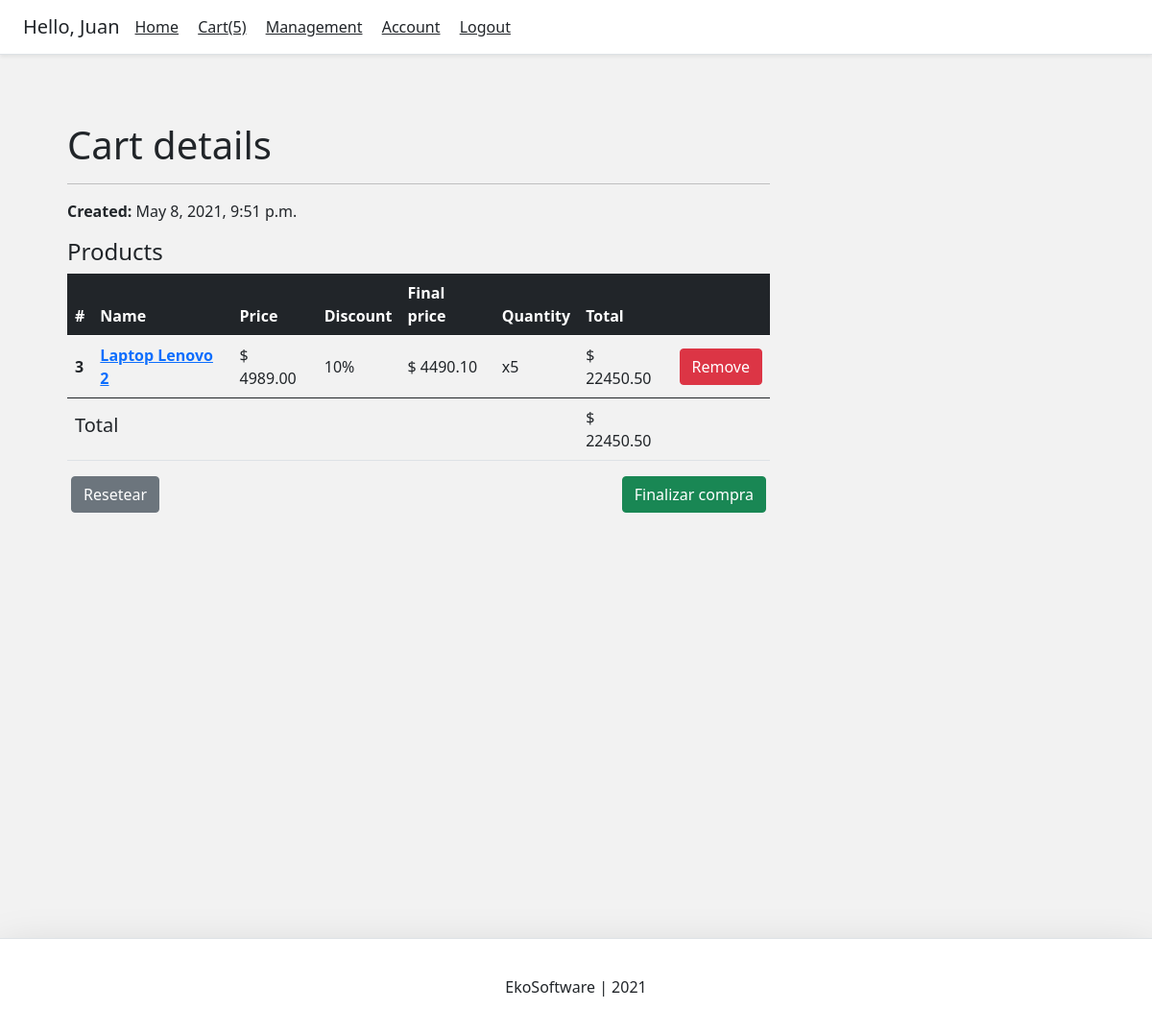
The app's page /carts/1/ (signed in), older data.
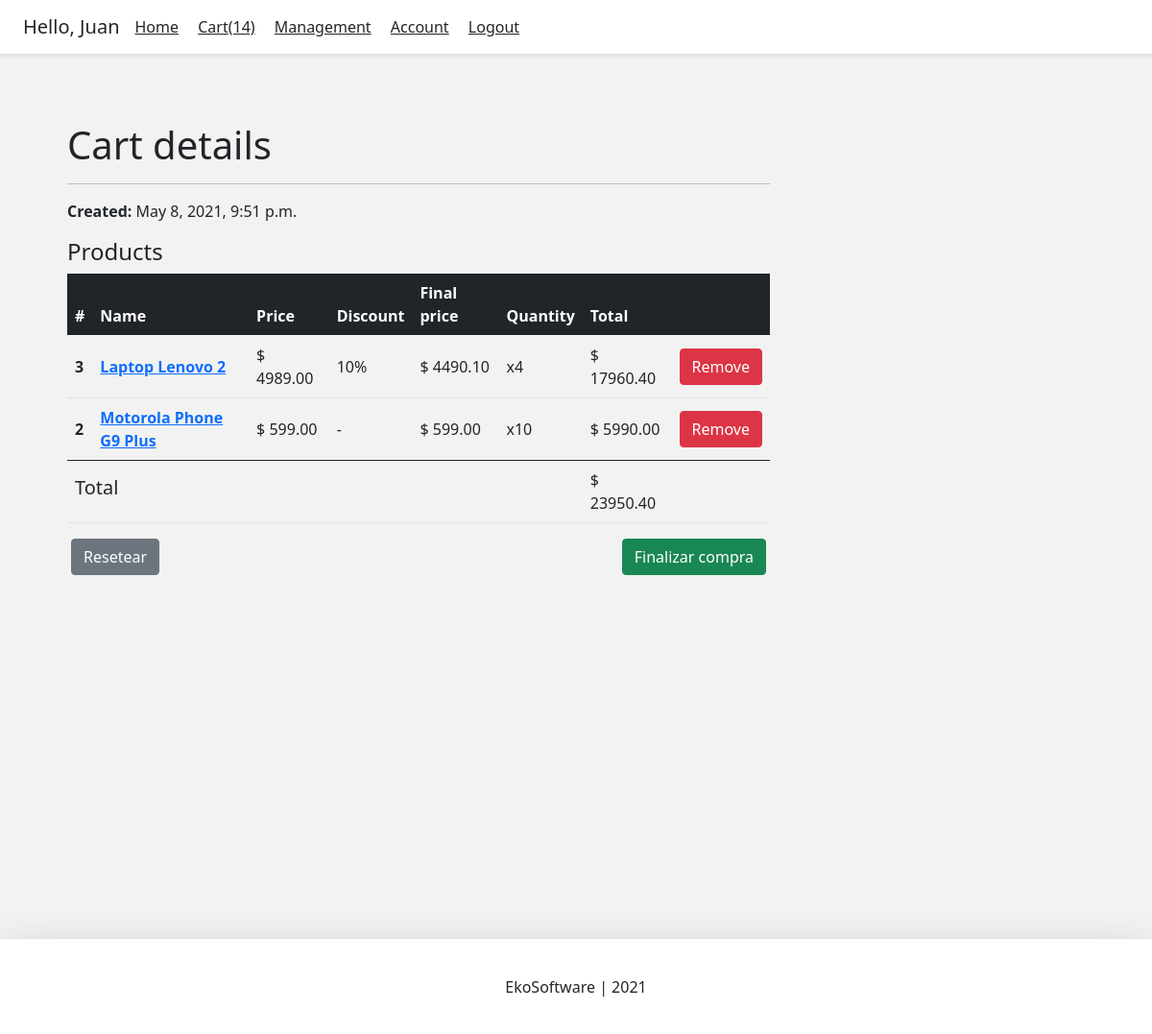
The same page, newer data.
### account/models.py (models this page shows, shortened)
class Account(AbstractBaseUser):
    email = models.EmailField(verbose_name="email", max_length=60, unique=True)
    username = models.CharField(
        verbose_name="username", max_length=30, unique=True)
    date_joined = models.DateTimeField(
        verbose_name="date joined", auto_now_add=True)
    last_login = models.DateTimeField(verbose_name="last login", auto_now=True)
    is_admin = models.BooleanField(default=False)
    is_active = models.BooleanField(default=True)
    is_staff = models.BooleanField(default=False)
    is_superuser = models.BooleanField(default=False)
    is_manager = models.BooleanField(default=False)
    first_name = models.CharField(max_length=80)
    last_name = models.CharField(max_length=80)
    USERNAME_FIELD = 'email'
    REQUIRED_FIELDS = ['username']
    objects = MyAccountManager()

### carts/models.py (models this page shows, shortened)
class Cart(models.Model):
    account = models.ForeignKey(
        settings.AUTH_USER_MODEL,
        on_delete=models.CASCADE,
        related_name='+',
        default=None
    )
    customer = models.ForeignKey(
        Customer,
        on_delete=models.CASCADE,
        default=None
    )
    products = models.ManyToManyField(Product, through='CartItem')
    done = models.BooleanField(default=False)
    date_created = models.DateTimeField(
        verbose_name="creation date",
        auto_now_add=True
    )
    class Meta:
        verbose_name = "Cart"
        verbose_name_plural = "Carts"
    def get_absolute_url(self):
        return reverse("carts:cart-detail", kwargs={"id": self.id})

class CartItem(models.Model):
    cart = models.ForeignKey(Cart, on_delete=models.SET_DEFAULT, default=None)
    product = models.ForeignKey(
        Product,
        on_delete=models.SET_DEFAULT,
        default=None
    )
    quantity = models.IntegerField()
    class Meta:
        verbose_name = "Item"
        verbose_name_plural = "Items"

### product/models.py (models this page shows, shortened)
class Product(models.Model):
    name = models.CharField(max_length=120)
    manufacturer = models.CharField(max_length=80)
    category = models.CharField(max_length=40, choices=categories)
    model = models.CharField(max_length=80, null=True)
    price = models.DecimalField(max_digits=100, decimal_places=2)
    specifications = models.TextField(blank=True, null=True)
    stock = models.IntegerField()
    discount = models.IntegerField(null=True)
    date_updated = models.DateTimeField(
        auto_now=True,
        verbose_name="date updated"
    )
    last_editor = models.ForeignKey(
        settings.AUTH_USER_MODEL,
        on_delete=models.PROTECT
    )
    slug = models.SlugField(blank=True, unique=True)
    class Meta:
        verbose_name = "Product"
        verbose_name_plural = "Products"
    def get_total_price(self):
        discount = self.discount if self.discount else 0
        discount_amount = self.price * discount / 100
        stringified = str(Decimal(self.price) - Decimal(discount_amount))
        end_index = stringified.index(".")+3
        return stringified[:end_index] if "." in stringified else stringified

### carts/views.py (the view)
# urls.py: path('<int:id>/', get_cart_detail_view, name='cart-detail'),
def get_cart_detail_view(request, id, p_id=None):
    template_name = 'carts/cart_detail.html'
    context = {}
    obj = get_object_or_404(Cart, id=id)
    if p_id:
        product = get_object_or_404(Product, id=p_id)
        obj.products.remove(product)
    items = []
    for product in obj.products.all():
        cart_item = CartItem.objects.get(product=product, cart=obj)
        item = {
            'cart_item': cart_item,
            'total': get_final_price(
                product.price, cart_item.quantity, product.discount
            )
        }
        items.append(item)
    context['object'] = obj
    context['items'] = items
    total_amount = str(sum([Decimal(item['total']) for item in items]))
    if "." in total_amount:
        total_amount = total_amount[:total_amount.index(".") + 3]
    context['total_amount'] = total_amount
    return render(request, template_name, context)

### carts/views.py (called while the page is built)
def get_final_price(original_price, quantity, discount=0.0):
    price = original_price
    if discount > 0.0:
        discount_amount = Decimal(original_price) * Decimal(discount) / 100
        price -= discount_amount
    result = str(price*quantity)
    return result[:result.index(".")+3] if "." in result else result

### mysite/context_processors.py (called while the page is built)
def cart_processor(request):
    if request.user.is_authenticated:
        cart = Cart.objects.get(account=request.user)
        no_products = 0
        for product in cart.products.all():
            products_in_cart = CartItem.objects.get(
                cart=cart,
                product=product
            ).quantity
            no_products += products_in_cart
        str_no_products = f'({no_products})'
    return {
        'cart_items': str_no_products,
        'cart_url': cart.get_absolute_url()
    }

### carts/templates/carts/cart_detail.html (shortened to what this page needs)
{% extends 'base.html' %}
{% block content %}
<div class="main">
  <h1>Cart details</h1>
  <hr class="solid">
  <p><b>Created:</b> {{ object.date_created }}</p>
  {% if items %}
  <h4>Products</h4>
  <table class="table table-hover table-responsive align-middle">
    <thead class="table-dark">
      <tr>
        <th scope="col">#</th>
        <th scope="col">Name</th>
        <th scope="col">Price</th>
        <th scope="col">Discount</th>
        <th scope="col">Final price</th>
        <th scope="col">Quantity</th>
        <th scope="col">Total</th>
        <th scope="col"></th>
      </tr>
    </thead>
    <tbody>
      {% for item in items %}
      {% include 'carts/snippets/item_product_of_cart.html' with cart_id=object.id cart_item=item.cart_item total=item.total rownum=forloop.counter %}
      {% endfor %}
    </tbody>
    {% if total_amount != '0' %}
    <tfoot>
      {% include 'carts/snippets/cart_detail_total.html' with total_amount=total_amount %}
    </tfoot>
    {% endif %}
  </table>
  <div class="d-flex justify-content-between">
    <button type="button" class="btn btn-secondary mx-1 actionbtn">Resetear</button><br>
    <form action="{% url 'carts:cart-customer' id=object.id %}" method="post" enctype="multipart/form-data">
      <button type="submit" class="btn btn-success mx-1 actionbtn">Finalizar compra</button>
    </form>
  </div>
  {% endif %}
</div>
{% endblock %}

### templates/base.html (shortened to what this page needs)
<!DOCTYPE html>
<html>
<head>
    {% include 'snippets/header.html' with cart_products_count=cart_products_count %}
</head>
<body>
    <div class="main">
        {% block content %}
        {% endblock content %}
    </div>
    {% include 'snippets/footer.html' %}
</body>
</html>

### templates/snippets/header.html (shortened to what this page needs)
<link href="https://cdn.jsdelivr.net/npm/bootstrap@5.0.0-beta3/dist/css/bootstrap.min.css" rel="stylesheet"
>
<div class="d-flex flex-column flex-md-row align-items-center p-3 px-md-4 mb-3 bg-white border-bottom shadow-sm">
    <h5 class="my-0 me-2 mr-md-auto font-weight-normal">
        {% if request.user.is_authenticated %}
        Hello, {{request.user.username}}
        {% endif %}
    </h5>
    <nav class="my-2 my-md-0 mr-md-3">
        {% if request.user.is_authenticated %}
        <a class="p-2 text-dark" href="{% url 'home' %}">Home</a>
        <a class="p-2 text-dark" href="{{cart_url}}">Cart{{cart_items}}</a>
        {% if request.user.is_authenticated and request.user.is_manager %}
        <a class="p-2 text-dark" href="Management">Management</a>
        {% endif %}
        <a class="p-2 text-dark" href="#">Account</a>
        <a class="p-2 text-dark" href="#">Logout</a>
        {% else %}
        <a class="p-2 text-dark" href="#">Login</a>
        <a class="btn btn-outline-primary" href="#">Register</a>
        {% endif %}
    </nav>
</div>

### carts/templates/carts/snippets/item_product_of_cart.html
<tr>
    <th scope="row">{{cart_item.product.id}}</th>
    <th><a href="{{ cart_item.product.get_absolute_url }}">{{cart_item.product.name}}</a></th>
    <td>$ {{cart_item.product.price}}</td>
    <td>{% if cart_item.product.discount %}{{cart_item.product.discount}}%{% else %}-{% endif %}</td>
    <td>$ {{cart_item.product.get_total_price}}</td>
    <td>x{{cart_item.quantity}}</td>
    <td>$ {{total}}</td>
    <td>
        <form class="create-form" method="post" enctype="multipart/form-data">{% csrf_token %}
            <div>
                <a class="submit-button btn btn-danger" type="submit"
                    href="{% url 'carts:cart-detail-remove' id=cart_id p_id=cart_item.product.id %}">Remove</a>
            </div>
        </form>
    </td>
</tr>

### carts/templates/carts/snippets/cart_detail_total.html
<tr>
    <td colspan="6">
        <h5>Total</h5>
    </td>
    <td>$ {{total_amount}}</td>
    <td></td>
</tr>

### templates/snippets/footer.html (shortened to what this page needs)
<div class="d-flex flex-row align-items-center footer bg-white border-top shadow-lg">
    <p class="m-auto">EkoSoftware | 2021</p>
</div>

### templates/snippets/header.html (style rules this page uses)
@media (min-width: 768px) { html { font-size: 16px; } }

### templates/snippets/base_css.html (style rules this page uses)
body { background-color: #f2f2f2; }

### templates/base.html (style rules this page uses)
.main { min-height: 100vh; height: 100%; }

### carts/templates/carts/cart_detail.html (style rules this page uses)
.main { margin: 25px; width: 80%; padding: 10px; }
.actionbtn { display: inline-block; }

### templates/snippets/footer.html (style rules this page uses)
.footer { min-height: 100px; }

Row changes from the older to the newer data that the page shows:
removed CartItem: product.id "3", product.name "Laptop Lenovo 2", product.price "4989.00", product.discount "10", product.get_total_price "4490.10", quantity "5", total "22450.50"
added CartItem: product.id "3", product.name "Laptop Lenovo 2", product.price "4989.00", product.discount "10", product.get_total_price "4490.10", quantity "4", total "17960.40"
added CartItem: product.id "2", product.name "Motorola Phone G9 Plus", product.price "599.00", product.get_total_price "599.00", quantity "10", total "5990.00"
Text that changed along with them:
{{ cart_items }}: "(5)" → "(14)"
{{ total_amount }}: "22450.50" → "23950.40"
